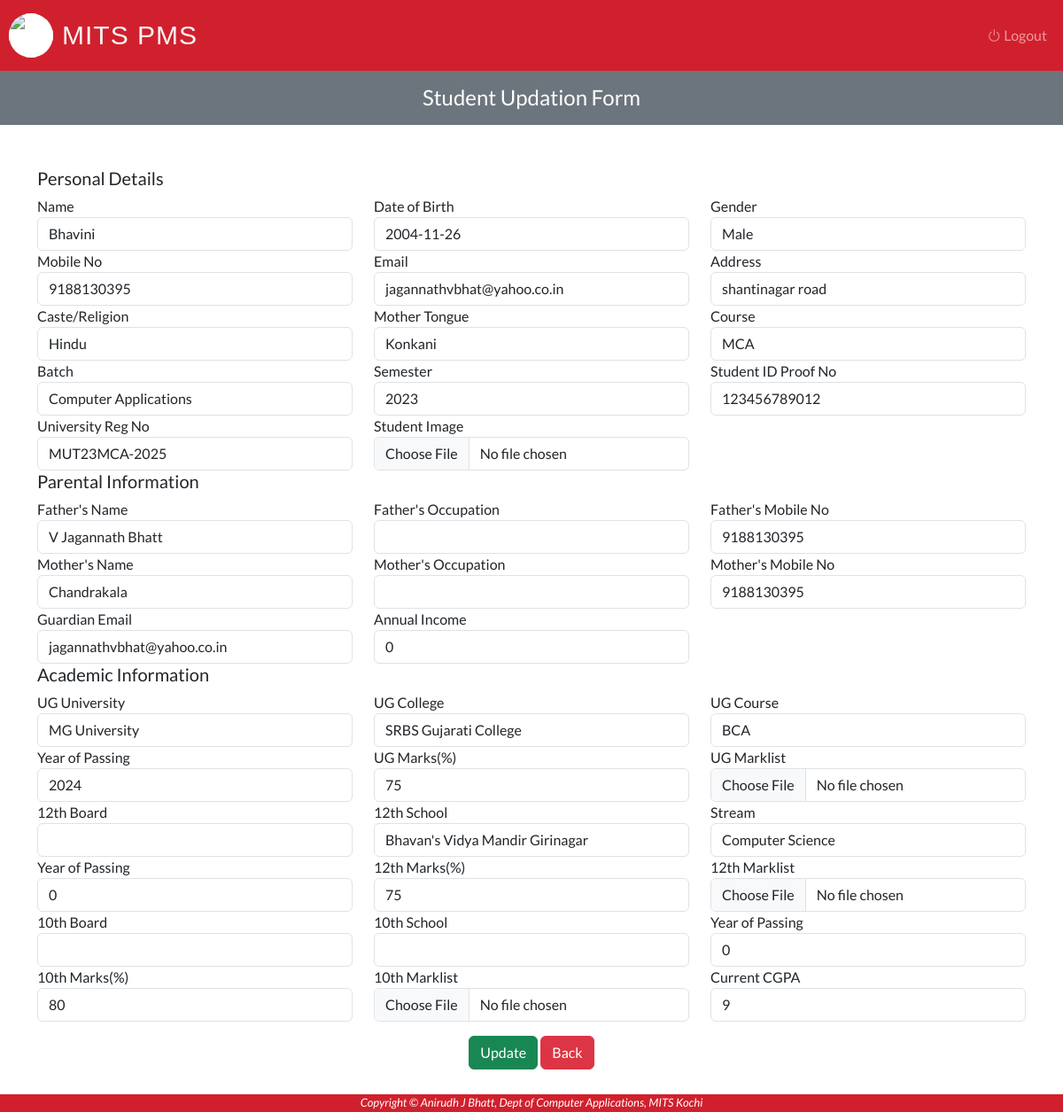
Before: /Admin/update-student.php?Stud_ID=23MCA11 (signed in) with the older database file.
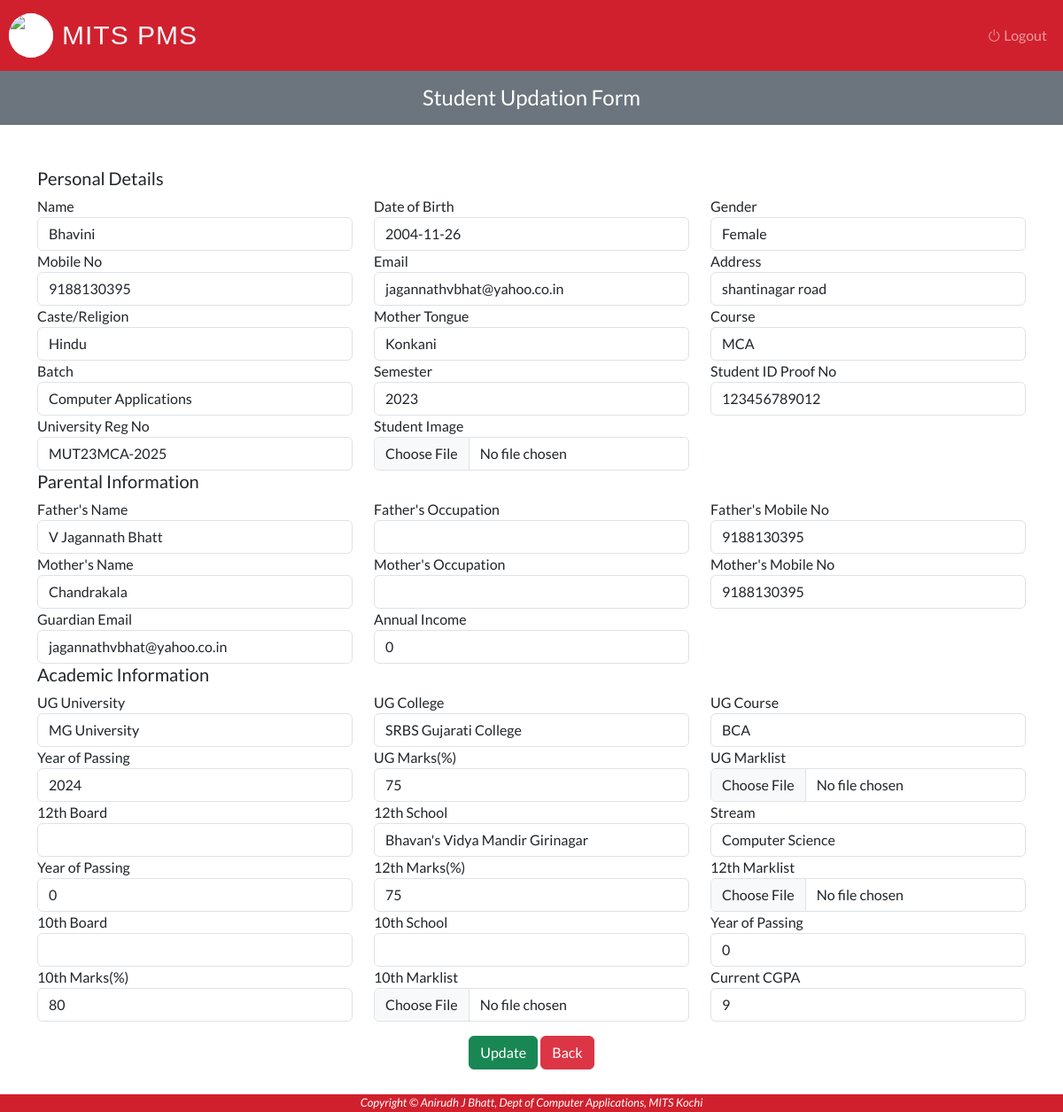
After: the same page with the newer database file.
### tables this page shows
CREATE TABLE `student` (
  `Stud_ID` varchar(50) NOT NULL,
  `Stud_Name` varchar(50) NOT NULL,
  `Stud_DOB` date NOT NULL,
  `Stud_Gender` varchar(10) NOT NULL,
  `Stud_Mob` varchar(15) NOT NULL,
  `Stud_Email` varchar(50) NOT NULL,
  `Stud_Address` varchar(250) NOT NULL,
  `Stud_Caste` varchar(50) NOT NULL,
  `Stud_M_T` varchar(50) NOT NULL,
  `Stud_Course` varchar(50) NOT NULL,
  `Stud_Batch` varchar(25) NOT NULL,
  `Stud_ID_No` varchar(15) NOT NULL,
  `Stud_Reg_No` varchar(50) NOT NULL,
  `Stud_Father_Name` varchar(50) NOT NULL,
  `Stud_Father_Occ` varchar(50) NOT NULL,
  `Stud_Father_No` varchar(11) NOT NULL,
  `Stud_Mother_Name` varchar(50) NOT NULL,
  `Stud_Mother_Occ` varchar(50) NOT NULL,
  `Stud_Mother_No` varchar(11) NOT NULL,
  `Guardian_Email` varchar(50) NOT NULL,
  `Annual_Income` int(11) NOT NULL,
  `UG_Univ` varchar(50) NOT NULL,
  `UG_College` varchar(50) NOT NULL,
  `UG_Course` varchar(50) NOT NULL,
  `YOP_UG` int(5) NOT NULL,
  `Marks_UG` int(15) NOT NULL,
  `Board_12th` varchar(25) NOT NULL,
  `School_12th` varchar(50) NOT NULL,
  `Stream_12th` varchar(50) NOT NULL,
  `YOP_12th` int(5) NOT NULL,
  `Marks_12th` int(15) NOT NULL,
  `Board_10th` varchar(25) NOT NULL,
  `School_10th` varchar(50) NOT NULL,
  `YOP_10th` int(5) NOT NULL,
  `Marks_10th` int(15) NOT NULL,
  `CGPA` int(5) NOT NULL,
  `Stud_Backlogs` int(50) NOT NULL,
  `Stud_Image` longblob NOT NULL,
  `Mark_List_10th` longblob NOT NULL,
  `Mark_List_12th` longblob NOT NULL,
  `Mark_List_UG` longblob NOT NULL,
  `Stud_Year` varchar(10) NOT NULL,
  `Stud_Placement` int(5) NOT NULL,
  `Stud_Package` int(10) NOT NULL
);

### Admin/update-student.php (the view, shortened to what the changed rows need)
<?php
	require_once "../connection/connection.php";
?>
<!DOCTYPE html>
<html lang="en">
<head>
</head>
<?php
    $Stud_ID = $_REQUEST['Stud_ID'];
    $query = "SELECT * FROM `student` WHERE `Stud_ID` = '$Stud_ID'";
    $run = mysqli_query($con, $query);
    $row = mysqli_fetch_array($run);
?>
<body>
    <?php include('../Common/header.php') ?>
    <div class="container mt-5 mb-5">
        <form id="studregform" method="POST" enctype="multipart/form-data" onsubmit="return validateForm()">
            <div class="row">
                <div class="col">
                    <label>Name</label>
                    <input type="text" class="form-control" value= "<?php echo $row['Stud_Name']; ?>" name="Stud_Name">
                </div>
                <div class="col">
                    <label>Date of Birth</label>
                    <input type="text" class="form-control" value = "<?php echo $row['Stud_DOB'] ?>" name="Stud_DOB">
                </div>
                <div class="col">
                    <label>Gender</label>
                    <input type="text" class="form-control" value = "<?php echo $row['Stud_Gender'] ?>" name="Stud_Gender">
                </div>
            </div>
            <div class="row">
                <div class="col">
                    <label>Mobile No</label>
                    <input type="text" class="form-control" value= "<?php echo $row['Stud_Mob']; ?>" name="Stud_Mob">
                </div>
                <div class="col">
                    <label>Email</label>
                    <input type="email" class="form-control" value= "<?php echo $row['Stud_Email']; ?>" name="Stud_Email">
                </div>
                <div class="col">
                    <label>Address</label>
                    <input type="text" class="form-control" value= "<?php echo $row['Stud_Address']; ?>" name="Stud_Address">
                </div>
            </div>
            <div class="row">
                <div class="col">
                    <label>Caste/Religion</label>
                    <input type="text" class="form-control" value= "<?php echo $row['Stud_Caste']; ?>" name="Stud_Caste">
                </div>
                <div class="col">
                    <label>Mother Tongue</label>
                    <input type="text" class="form-control" value= "<?php echo $row['Stud_M_T']; ?>" name="Stud_M_T">
                </div>
                <div class="col">
                    <label>Course</label>
                    <input type="text" class="form-control" value= "<?php echo $row['Stud_Course']; ?>" name="Stud_Course">
                </div>
            </div>
            <div class="row">
                <div class="col">
                    <label>Batch</label>
                    <input type="text" class="form-control" value= "<?php echo $row['Stud_Batch']; ?>" name="Stud_Batch">
                </div>
                <div class="col">
                    <label>Semester</label>
                    <input type="text" class="form-control" value= "<?php echo $row['Stud_Year']; ?>" name="Stud_Year">
                </div>
                <div class="col">
                    <label>Student ID Proof No</label>
                    <input type="text" class="form-control" value= "<?php echo $row['Stud_ID_No']; ?>" name="Stud_ID_No">
                </div>
            </div>
            <div class="row">
                <div class="col-sm-4">
                    <label>University Reg No</label>
                    <input type="text" class="form-control" value= "<?php echo $row['Stud_Reg_No']; ?>" name="Stud_Reg_No">
                </div>
            </div>
            <div class="row">
                <div class="col">
                    <label>Father's Name</label>
                    <input type="text" class="form-control" value= "<?php echo $row['Stud_Father_Name']; ?>" name="Stud_Father_Name">
                </div>
                <div class="col">
                    <label>Father's Mobile No</label>
                    <input type="text" class="form-control" value= "<?php echo $row['Stud_Father_No']; ?>" name="Stud_Father_No">
                </div>
            </div>
            <div class="row">
                <div class="col">
                    <label>Mother's Name</label>
                    <input type="text" class="form-control" value= "<?php echo $row['Stud_Mother_Name']; ?>" name="Stud_Mother_Name">
                </div>
                <div class="col">
                    <label>Mother's Mobile No</label>
                    <input type="text" class="form-control" value= "<?php echo $row['Stud_Mother_No']; ?>" name="Stud_Mother_No">
                </div>
            </div>
            <div class="row">
                <div class="col-sm-4">
                    <label>Guardian Email</label>
                    <input type="text" class="form-control" value= "<?php echo $row['Guardian_Email']; ?>" name="Guardian_Email">
                </div>
                <div class="col-sm-4">
                    <label>Annual Income</label>
                    <input type="text" class="form-control" value= "<?php echo $row['Annual_Income']; ?>" name="Annual_Income">
                </div>
            </div>
            <div id="UG">
                <div class="row">
                    <div class="col">
                        <label>UG University</label>
                        <input type="text" class="form-control" value= "<?php echo $row['UG_Univ']; ?>" name="UG_Univ">
                    </div>
                    <div class="col">
                        <label>UG College</label>
                        <input type="text" class="form-control" value= "<?php echo $row['UG_College']; ?>" name="UG_College">
                    </div>
                    <div class="col">
                        <label>UG Course</label>
                        <input type="text" class="form-control" value= "<?php echo $row['UG_Course']; ?>" name="UG_Course">
                    </div>
                </div>
                <div class="row">
                    <div class="col">
                        <label>Year of Passing</label>
                        <input type="text" class="form-control" value= "<?php echo $row['YOP_UG']; ?>" name="YOP_UG">
                    </div>
                    <div class="col">
                        <label>UG Marks(%)</label>
                        <input type="text" class="form-control" value= "<?php echo $row['Marks_UG']; ?>" name="Marks_UG">
                    </div>
                </div>
            </div>
            <div class="row">
                <div class="col">
                    <label>12th School</label>
                    <input type="text" class="form-control" value= "<?php echo $row['School_12th']; ?>" name="School_12th">
                </div>
                <div class="col">
                    <label>Stream</label>
                    <input type="text" class="form-control" value= "<?php echo $row['Stream_12th']; ?>" name="Stream_12th">
                </div>
            </div>
            <div class="row">
                <div class="col">
                    <label>Year of Passing</label>
                    <input type="text" class="form-control" value= "<?php echo $row['YOP_12th']; ?>" name="YOP_12th">
                </div>
                <div class="col">
                    <label>12th Marks(%)</label>
                    <input type="text" class="form-control" value= "<?php echo $row['Marks_12th']; ?>" name="Marks_12th">
                </div>
            </div>
            <div class="row">
                <div class="col">
                    <label>Year of Passing</label>
                    <input type="text" class="form-control" value= "<?php echo $row['YOP_10th']; ?>" name="YOP_10th">
                </div>
            </div>
            <div class="row">
                <div class="col">
                    <label>10th Marks(%)</label>
                    <input type="text" class="form-control" value= "<?php echo $row['Marks_10th']; ?>" name="Marks_10th">
                </div>
                <div class="col">
                    <label>Current CGPA</label>
                    <input type="text" class="form-control" value= "<?php echo $row['CGPA']; ?>" name="CGPA">
                </div>
            </div>
        </form>
    </div>
</body>
</html>

Changed rows visible on the page:
changed student "Bhavini": Stud_Gender "Male" → "Female"
